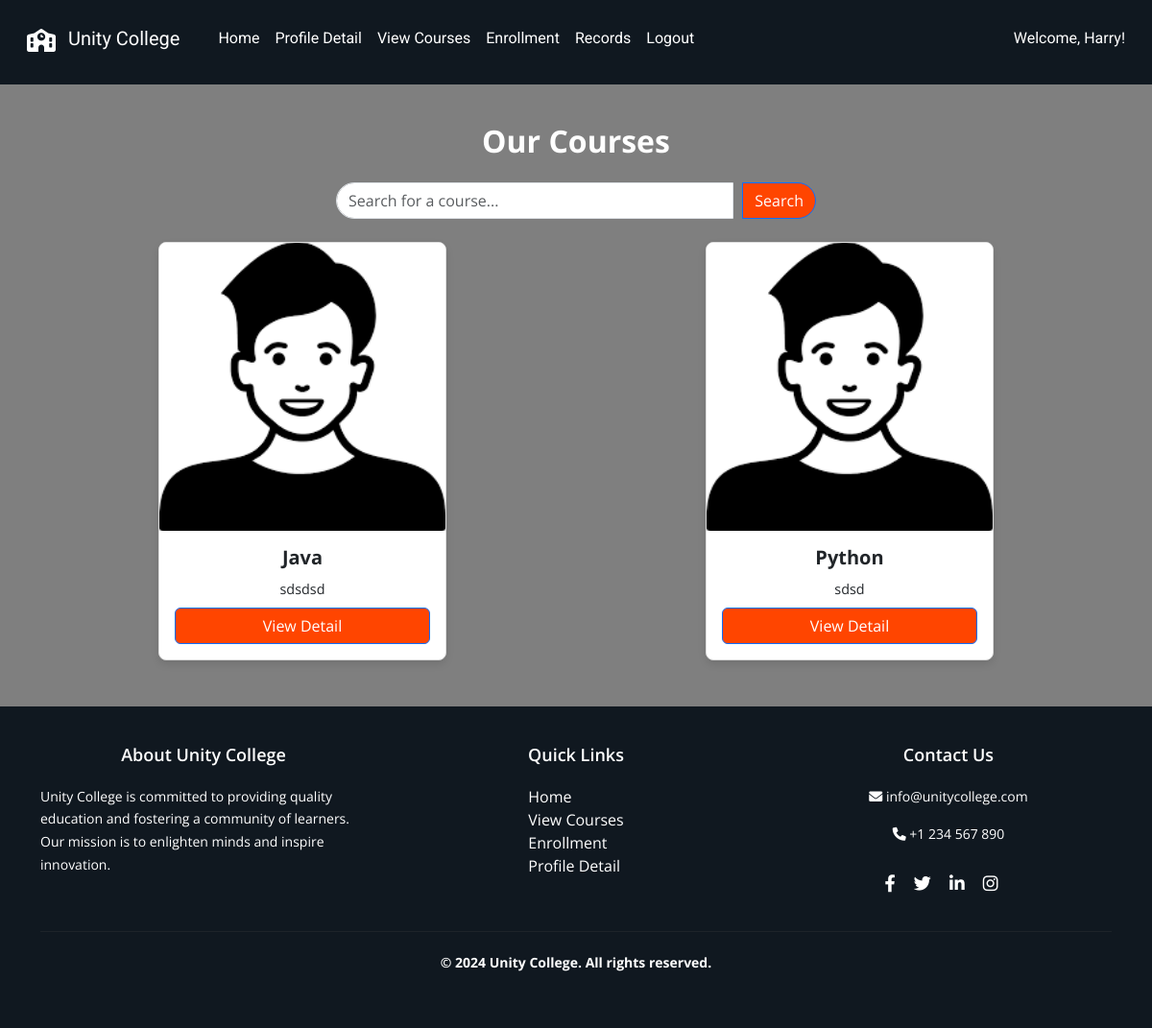
The app's page /student/courses (signed in) with its own data.
### tables this page shows
CREATE TABLE "course" (
    "id" INTEGER PRIMARY KEY AUTOINCREMENT,
    "name" TEXT NOT NULL,
    "image" TEXT NOT NULL,
    "description" TEXT NOT NULL,
    "credits" INTEGER NOT NULL,
    "lecturer" TEXT NOT NULL
);

### app.py (the view)
@app.route('/student/courses')
def view_courses():
    if 'username' not in session or session.get('user_type') != 'student':
        return redirect(url_for('student_login'))
    username = session.get('username')
    search_query = request.args.get('search', '')
    try:
        if search_query:
            courses = query_db("SELECT id, name, image, description FROM course WHERE name LIKE ?", ('%' + search_query + '%',))
        else:
            courses = query_db("SELECT id, name, image, description FROM course")
    except Exception as e:
        print(traceback.format_exc())
        courses = []
    return render_template('student/courses.html', courses=courses, username=username)

### dbcontroller.py (called while the page is built)
def get_db_connection():
    return sqlite3.connect(DATABASE)

def query_db(query, args=(), one=False):
    con = get_db_connection()
    with closing(con.cursor()) as cur:
        cur.execute(query, args)
        rv = cur.fetchall()
        if one:
            return rv[0] if rv else None
        return rv

### templates/student/courses.html
{% extends "/student/layout.html" %} {% block content %}
<link rel="stylesheet" href="/static/css/student/courses.css" />
<div class="container mt-4">
  <h1 class="coursetitle mb-4">Our Courses</h1>
  <form
    method="GET"
    action="{{ url_for('view_courses') }}"
    class="search-form mb-4"
  >
    <div class="input-group">
      <input
        type="text"
        name="search"
        class="form-control"
        placeholder="Search for a course..."
        value="{{ request.args.get('search', '') }}"
      />
      <button class="btn btn-primary" type="submit">Search</button>
    </div>
  </form>
  <div class="row">
    {% if courses %} {% if courses|length == 1 %}
    <div class="single-course">
      <div class="card">
        <img
          src="{{ url_for('static', filename='images/courses/' ~ courses[0][2]) }}"
          class="card-img-top course-img"
          alt="Course Image"
        />
        <div class="card-body">
          <h5 class="card-title">{{ courses[0][1] }}</h5>
          <p class="card-text">{{ courses[0][3] }}</p>
          <a
            href="{{ url_for('course_detail', course_id=courses[0][0]) }}"
            class="btn btn-primary"
            >View Detail</a
          >
        </div>
      </div>
    </div>
    {% else %} {% for course in courses %}
    <div class="col-md-4 mb-4">
      <div class="card">
        <img
          src="{{ url_for('static', filename='images/courses/' ~ course[2]) }}"
          class="card-img-top course-img"
          alt="Course Image"
        />
        <div class="card-body">
          <h5 class="card-title">{{ course[1] }}</h5>
          <p class="card-text">{{ course[3] }}</p>
          <a
            href="{{ url_for('course_detail', course_id=course[0]) }}"
            class="btn btn-primary"
            >View Detail</a
          >
        </div>
      </div>
    </div>
    {% endfor %} {% endif %} {% else %}
    <p>No courses available.</p>
    {% endif %}
  </div>
</div>
{% endblock %}

### static/css/student/layout.css (style rules this page uses)
html, body { height: 100%; margin: 0; font-family: "Open Sans", sans-serif; }
body { display: flex; flex-direction: column; }
.container { flex: 1; }
.btn-primary { background-color: #ff4500; color: #ffffff; }
body { background-color: #f0f8ff; }

### static/css/student/courses.css (style rules this page uses)
.card { display: flex; flex-direction: column; width: 300px; height: 100%; border: 1px solid #ddd; border-radius: 8px; overflow: hidden; box-shadow: 0 4px 8px rgba(0, 0, 0, 0.1); }
.card-img-top { width: 100%; height: 300px; object-fit: cover; object-position: center; }
.card-body { padding: 1rem; flex-grow: 1; display: flex; flex-direction: column; justify-content: space-between; text-align: center; }
.card-title { font-size: 1.25rem; font-weight: bold; margin-bottom: 10px; }
.card-text { font-size: 0.9rem; margin-bottom: 0.5rem; }
.row { display: flex; flex-wrap: wrap; gap: 1.5rem; }
.col-md-4 { display: flex; flex-direction: column; align-items: center; flex: 1 0 30%; }
.mb-4 { margin-bottom: 1.5rem !important; }
body { position: relative; background: url("/static/images/theme/background.jpg") no-repeat center center fixed; background-size: cover; }
body::before { content: ""; position: fixed; top: 0; left: 0; width: 100%; height: 100%; background-color: rgba(0, 0, 0, 0.5); z-index: 0; pointer-events: none; }
.coursetitle { color: white; font-size: 2rem; margin-bottom: 20px; text-align: center; font-weight: bold; z-index: 1; position: relative; }
.search-form { width: 100%; max-width: 500px; margin: 0 auto; }
.search-form .input-group { display: flex; gap: 10px; }
.search-form .form-control { flex: 1; border-radius: 20px 0 0 20px; }
.search-form .btn { border-radius: 0 20px 20px 0; }

### records on screen
course: image (picture), name "Java", description "sdsdsd"
course: image (picture), name "Python", description "sdsd"

### other values on screen
{{ username }} "Harry"
